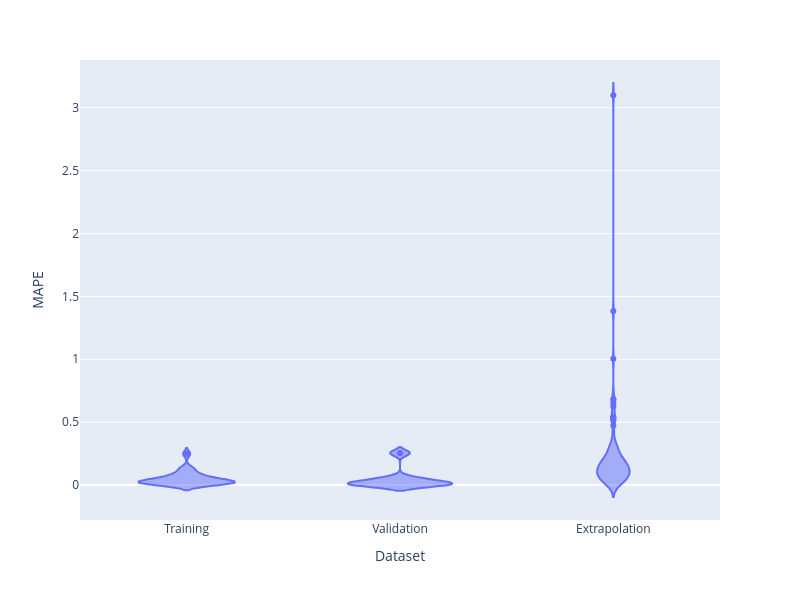

This figure's notebook cell:
### Code cell
import plotly.express as px

fig = px.violin(
    df,
    x='Dataset',
    y='perc'
)

fig.update_layout(
    width=800,
    height=600,
    yaxis_title='MAPE'
)

fig.show()

### Figure 1 — Plotly figure (JSON) as saved in the notebook; plotly's stock layout.template omitted (floating-point values rounded to 4 significant figures; data arrays with more than 128 entries replaced by an {"elided": "..."} marker saying what was removed)
{"data": [{"alignmentgroup": "True", "box": {"visible": false}, "hovertemplate": "Dataset=%{x}<br>perc=%{y}<extra></extra>", "legendgroup": "", "marker": {"color": "#636efa"}, "name": "", "offsetgroup": "", "orientation": "v", "scalegroup": "True", "showlegend": false, "type": "violin", "x": {"elided": "130 str values"}, "x0": " ", "xaxis": "x", "y": {"elided": "130 float values"}, "y0": " ", "yaxis": "y"}], "layout": {"height": 600, "legend": {"tracegroupgap": 0}, "margin": {"t": 60}, "violinmode": "group", "width": 800, "xaxis": {"anchor": "y", "domain": [0, 1], "title": {"text": "Dataset"}}, "yaxis": {"anchor": "x", "domain": [0, 1], "title": {"text": "MAPE"}}}}
